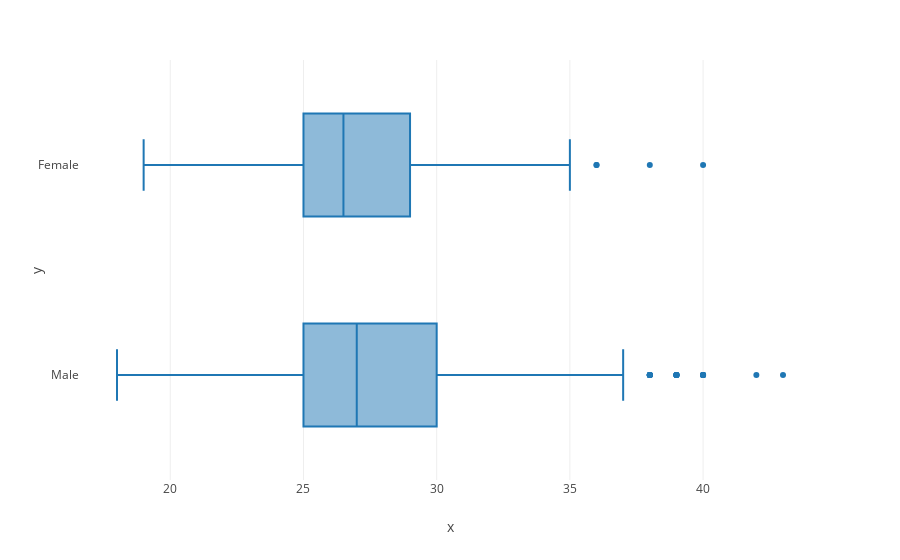

The code cell stored with this chart in its notebook:
### Code cell
fig=px.box(x=df['Age'],y=df['Gender'])
fig.show()

### Figure 1 — Plotly figure (JSON) as saved in the notebook; plotly's stock layout.template omitted (floating-point values rounded to 4 significant figures; data arrays with more than 128 entries replaced by an {"elided": "..."} marker saying what was removed)
{"data": [{"alignmentgroup": "True", "hovertemplate": "x=%{x}<br>y=%{y}<extra></extra>", "legendgroup": "", "marker": {"color": "#1F77B4"}, "name": "", "notched": false, "offsetgroup": "", "orientation": "h", "showlegend": false, "type": "box", "x": {"elided": "444 int values"}, "x0": " ", "xaxis": "x", "y": {"elided": "444 str values"}, "y0": " ", "yaxis": "y"}], "layout": {"boxmode": "group", "legend": {"tracegroupgap": 0}, "margin": {"t": 60}, "xaxis": {"anchor": "y", "domain": [0, 1], "title": {"text": "x"}}, "yaxis": {"anchor": "x", "domain": [0, 1], "title": {"text": "y"}}}}
